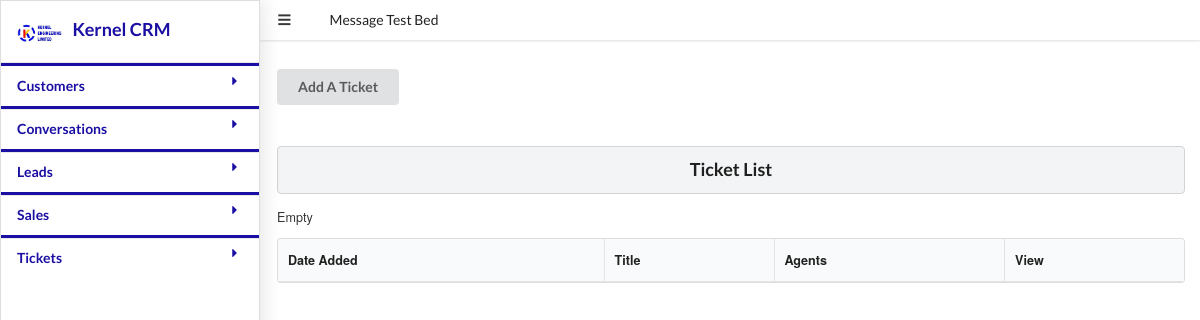
The app's page /tickets/customer/9, older data.
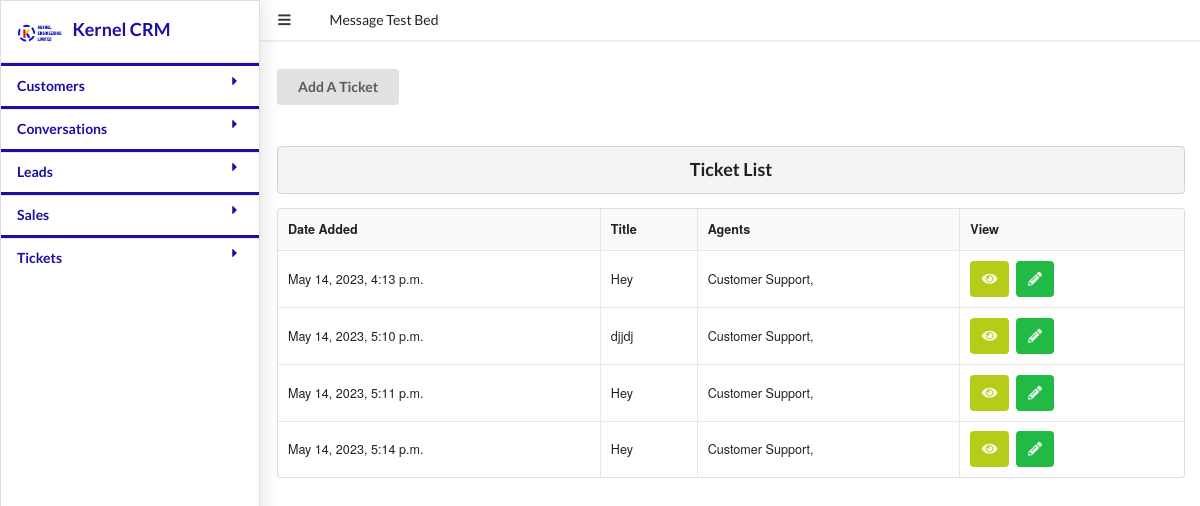
The same page, newer data.
### crmapp/models.py (models this page shows, shortened)
class Ticket(models.Model):
	date_added = models.DateTimeField(auto_now=True)
	tittle = models.CharField(max_length=20)
	agents = models.ManyToManyField(Agent)
	status =models.CharField(choices=ticket_status,max_length=20)
	department = models.ManyToManyField(Department)
	ticket_customer = models.ForeignKey(Customer, on_delete=models.PROTECT)

class Persona(models.Model):
	first_name = models.CharField(max_length=200)
	last_name = models.CharField(max_length=200)
	email = models.CharField(max_length=200)
	phone = models.CharField(max_length=200)
	date_added = models.DateTimeField(auto_now=True)
	def __str__(self):
			return self.first_name +" "+ self.last_name

class Agent(Persona):
	user = models.ForeignKey(User , on_delete = models.CASCADE)
	staff_roles = models.CharField(choices = staff_roles,max_length=100,default='contact_center')
	department = models.ForeignKey(Department, on_delete=models.PROTECT)

class Persona(models.Model):
	first_name = models.CharField(max_length=200)
	last_name = models.CharField(max_length=200)
	email = models.CharField(max_length=200)
	phone = models.CharField(max_length=200)
	date_added = models.DateTimeField(auto_now=True)
	def __str__(self):
			return self.first_name +" "+ self.last_name

### crmapp/views.py (the view)
# urls.py: path('tickets/customer/<str:pk>',views.CustomerTicketListView.as_view(), name='customer_ticket_list'),
class CustomerTicketListView(ListView):
	model = Ticket

### crmapp/templates/crmapp/ticket_list.html (shortened to what this page needs)
{% extends "base.html" %}
{% block content %}
{% include "crmapp/datatables.html" %}
{% load static %}
<a class="ui button " id="" href="{% url 'ticket_create'%}" >Add A Ticket </a>
	<div class="container">
	<div class="ui hidden divider"></div>
        <h3 class="ui block header  center aligned  ">
 <div class="eight wide column">Ticket List</div>
		  </h3>
		<section>
			<table id="example" class="ui celled table" style="width:100%">
				<thead>
					<tr>
						<th>Date Added</th>
						<th>Title</th>
						<th>Agents</th>
						<th>View</th>
					</tr>
				</thead>
				<tbody>
          {% if ticket_list %}
    {% for ticket in  ticket_list %}
					<tr>
						<td>{{ ticket.date_added}}</td>
						<td>{{ ticket.tittle }}</td>
						<td>
							{% for agent in  ticket.agents.all %}
                            {{agent}},
							{% endfor%}
						</td>
						<td >
<a class="ui olive icon button" href="{% url 'ticket_detail' ticket.id %}">
  <i class="eye icon"></i>
</a>
<a href="{% url 'ticket_update' ticket.id %}" class="ui green icon button"><i class="pencil alternate icon"></i></a></td>
					</tr>
    {% endfor %}
{% else %}
    <p>Empty</p>
{% endif %}
			</table>
    </section>
</div>
{% endblock %}

### crmapp/templates/base.html (shortened to what this page needs)
<!DOCTYPE html>
<html>
<head>
  {% load static %}
<link rel="stylesheet" type="text/css" href="{% static 'crmapp/css/semantic.min.css' %}">
</head>
<body style = 'background-color: #ffffff'>
<div class="ui sidebar vertical left menu overlay visible" style="-webkit-transition-duration: 0.1s; overflow: visible !important;">
  <div class="item logo">
      <a  href='/'class="ui header" style="color:#1a0fa2"><img src="{% static 'crmapp/images/logo.jpg'%}"  />Kernel CRM</a>
  </div>
 <div class="ui accordion">
    <a class="title item" style="color:#182f7c"> <b>Customers</b> <i class="dropdown icon"></i>
                </a>
       <div class="title item ">
      <i class="dropdown icon"></i><b>Conversations</b>
    </div>
    <div class="title item ">
      <i class="dropdown icon"></i><b> Leads</b>
    </div>
    <div class="title item">
      <i class="dropdown icon"></i><b> Sales</b>
    </div>
        <div class="title item">
      <i class="dropdown icon"></i><b>Tickets</b>
    </div>
  </div>
</div>
<div class="pusher">
  <div class="ui menu asd borderless" style="border-radius: 0!important; border: 0; margin-left: 260px; -webkit-transition-duration: 0.1s;">
    <a class="item openbtn">
      <i class="icon content"></i>
    </a>
    <a class="item" href="{% url 'testbed' 'new'%}">Message Test Bed
                </a>
  </div>
<div class="expandedMargin" id="content" style="padding:15px;">
  {% block content %}
  {% endblock %}
  </div>
</div>
</body>
</html>

### crmapp/templates/crmapp/datatables.html (shortened to what this page needs)
{% block content %}
{% load static %}
	<link rel="stylesheet" type="text/css" href="{% static 'crmapp/css/semantic.min.css'%}">
	<link rel="stylesheet" type="text/css" href="{% static 'crmapp/reportMedia/css/dataTables.semanticui.css'%}">
	<link rel="stylesheet" type="text/css" href="{% static 'crmapp/reportMedia/css/shCore.css'%}">
	<link rel="stylesheet" type="text/css" href="{% static 'crmapp/reportMedia/css/demo.css'%}">
	<link rel="stylesheet" type="text/css" href="{% static 'crmapp/css/buttons.semanticui.min.css'%}">
    <link rel="stylesheet" href="{% static 'crmapp/css/jquery-ui.min.css' %}">
</head>
{% endblock %}

### crmapp/static/crmapp/reportMedia/css/demo.css (style rules this page uses)
body { font: 90%/1.45em "Helvetica Neue", HelveticaNeue, Arial, Helvetica, sans-serif; margin: 0; padding: 0; color: #333; background-color: #fff; }
div.container { max-width: 980px; margin: 0 auto; }
a { cursor: pointer; color: #3174c7; text-decoration: none; }

### crmapp/templates/base.html (style rules this page uses)
.expandedMargin { margin-left: 262px !important; }
.sidebar .item i { font-size: 24px; margin-top: -5px !important; }
.title.item { padding: .92857143em 1.14285714em !important; color:#1a0fa2 !important; border-top-style: solid !important; border-top-width: 3px !important; }

Row changes from the older to the newer data that the page shows:
added Ticket: date_added "May 14, 2023, 4:13 p.m.", tittle "Hey"
now on this page (row unchanged): Agent: last_name "Customer Support"
added Ticket: date_added "May 14, 2023, 5:10 p.m.", tittle "djjdj"
added Ticket: date_added "May 14, 2023, 5:11 p.m.", tittle "Hey"
added Ticket: date_added "May 14, 2023, 5:14 p.m.", tittle "Hey"
Text that changed along with them:
text no longer shown: "Empty"
